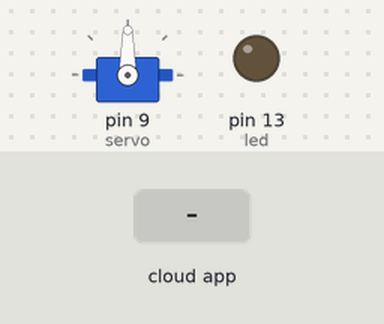
Recording of a sketch running on a simulated Arduino Uno, built with avr-gcc and run on an emulated ATmega328P. On the bench: servo, output pins drawn as LEDs (lit = HIGH). The test bench sets the inputs (shaded band). The ROS host is connected and sends only what is stated.

Above: at 1.2 s.
1.3 s: the phone or cloud app sets command to -100
At 1.8 s:
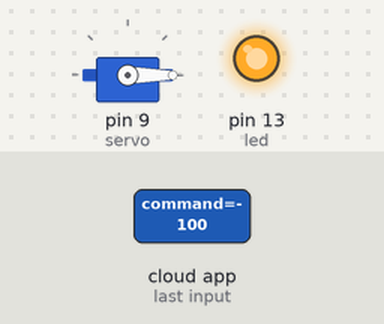
2.8 s: the phone or cloud app sets command to 0
At 4.0 s:
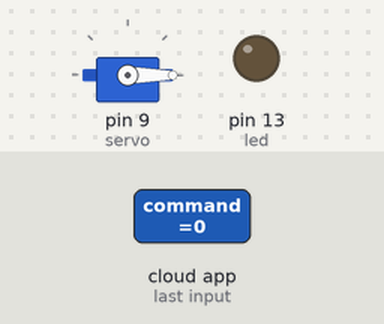
4.3 s: the phone or cloud app sets command to 100
At 5.3 s:
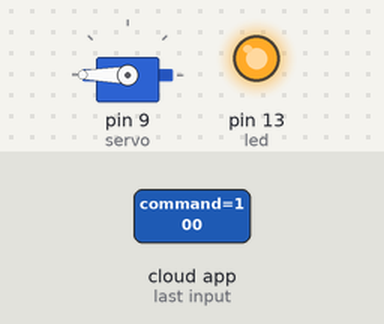
5.8 s: the phone or cloud app sets command to 100
At 6.5 s:
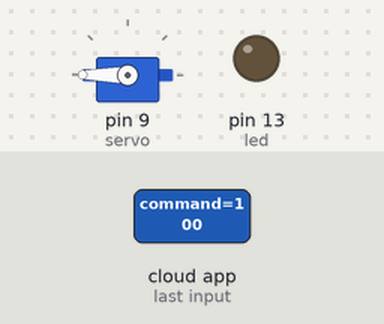
Timing chart, 0 to 8.3 s (numbered marks = the images above; inputs shaded):
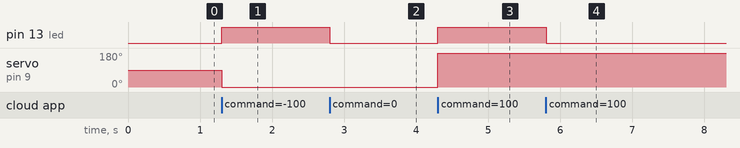

Measured:
- after the input at 1.3 s, pin 13 (led): LOW → HIGH at once; servo on pin 9 (servo): 90° → 0° at once
- after the input at 2.8 s, pin 13 (led): HIGH → LOW at once
- after the input at 4.3 s, pin 13 (led): LOW → HIGH at once; servo on pin 9 (servo): 0° → 180° at once
- after the input at 5.8 s, pin 13 (led): HIGH → LOW at once

The sketch:

servo_control_openManipulator.ino
```cpp
#if defined (ARDUINO) && ARDUINO >= 100
  #include "Arduino.h"

#else
  #include <WProgram.h>
#endif

#include <Servo.h>
#include <ros.h>
#include <std_msgs/Float64.h>

const float pi = 3.141592654;
float angle_deg;
float angle_rad;
int angle_micro;

ros::NodeHandle nh;

Servo servo;

void servo_cb (const std_msgs::Float64& cmd_msg)
{

  angle_rad = cmd_msg.data; // angle_rad is an angle in radians. The angle value received from the publisher (cmd_msg.data) is in radians.
  angle_deg = angle_rad * (180/pi);//angle_rad is then converted to degrees.
  angle_micro = int (600 + angle_deg * (50.0/9.0));//This converts angle_deg to angle_micro (angle in microseconds to drive the servo motor). 600 is the lowest value in microseconds the servo canaccept, below which the servo will be damaged.

  servo.writeMicroseconds (angle_micro);
  digitalWrite (13, HIGH-digitalRead(13)); //toggle led

}


ros::Subscriber <std_msgs::Float64> sub ("/open_manipulator/joint1_position/command", servo_cb);


void setup ()
{
  pinMode(13, OUTPUT);
  nh.initNode();
  nh.subscribe (sub);
  servo.attach (9, 600, 2300); //attach servo on pin 9. The lowest value is 600 and highest is 2,300 microseconds that could be written to pin 9.
}


void loop ()
{
  nh.spinOnce();
  delay(15);
}
```
